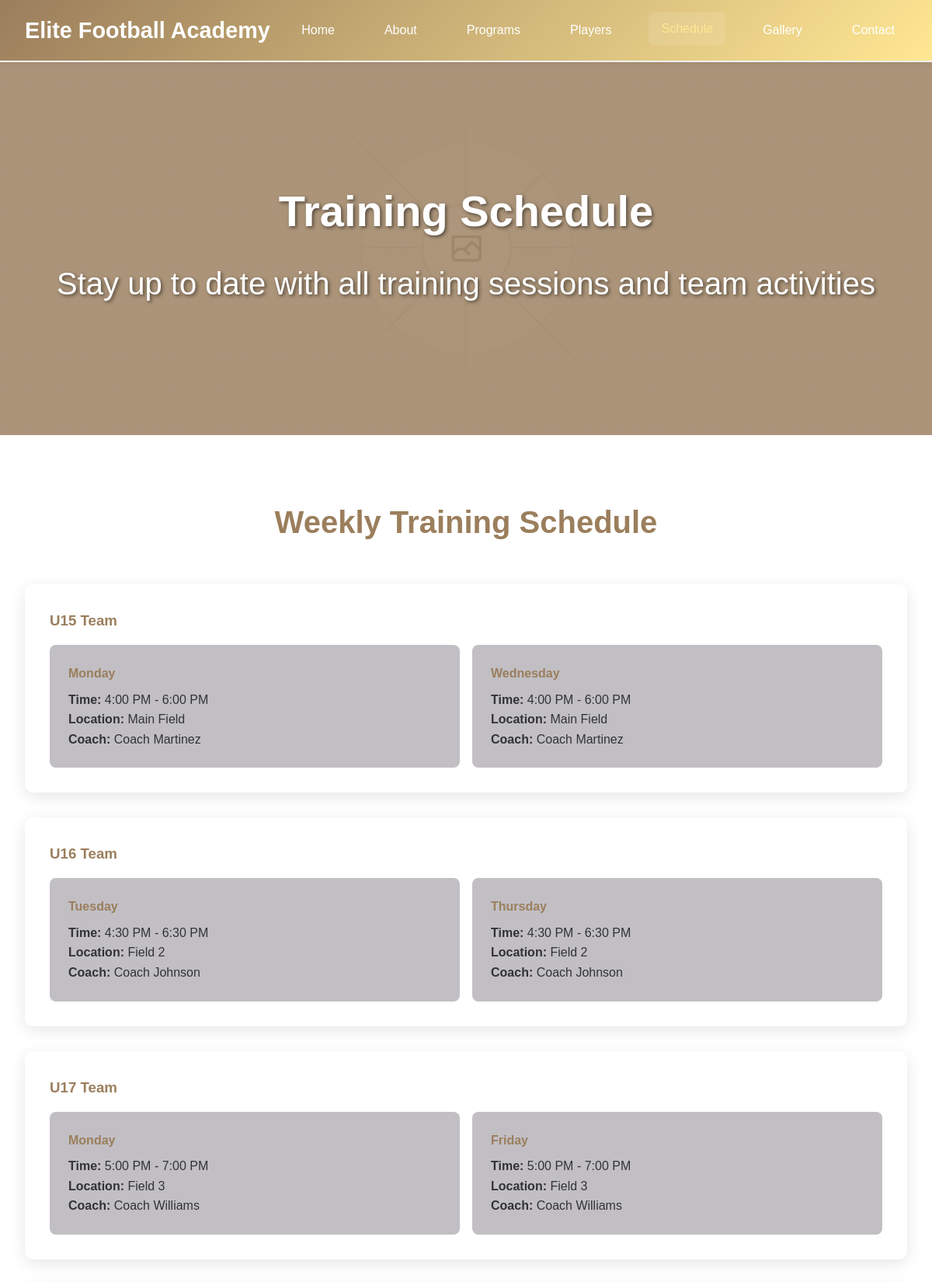
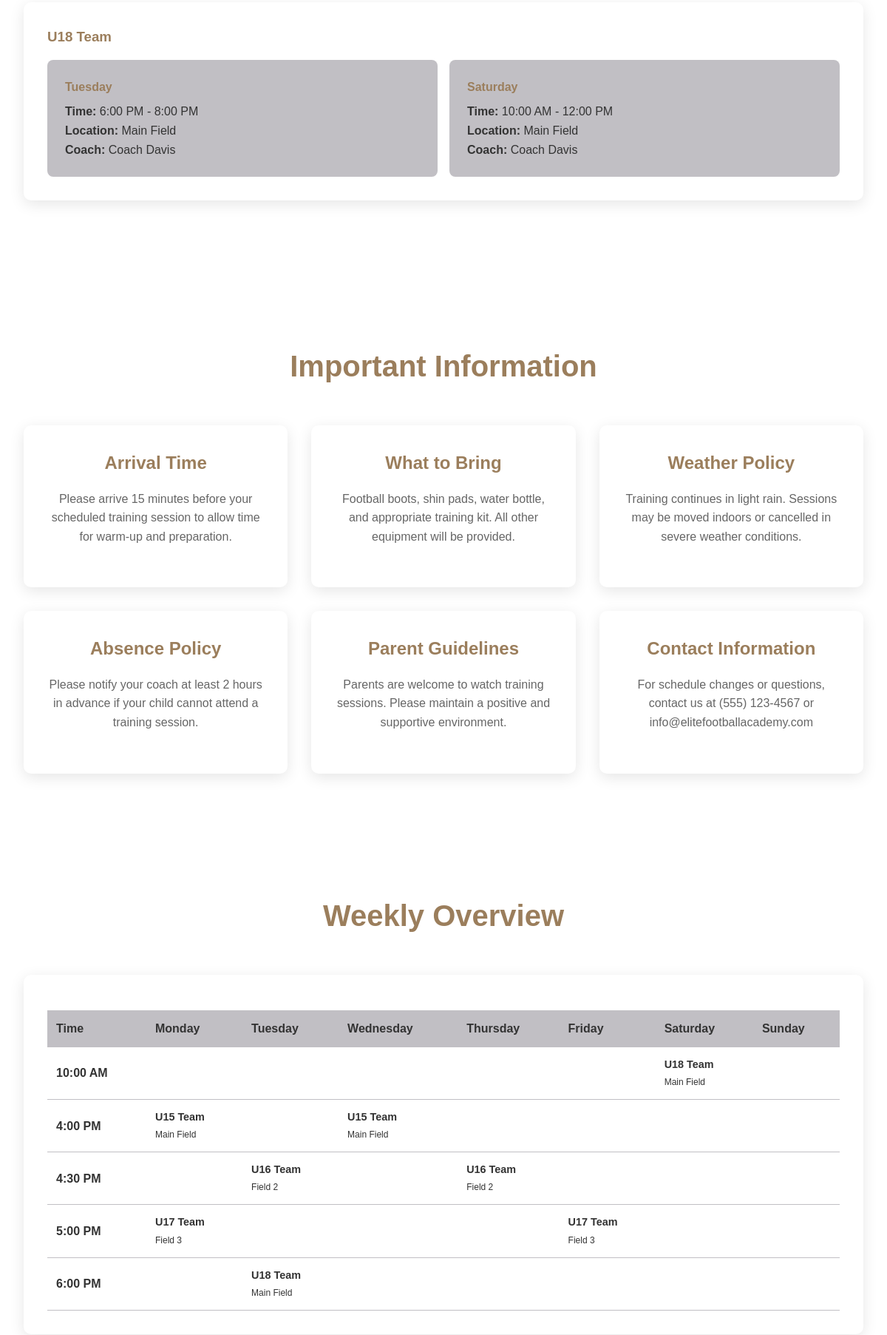
Page /schedule.php (upper part) on the committed database (2 pictures, top to bottom).
### tables this page shows
CREATE TABLE IF NOT EXISTS training_schedules (
    id INT AUTO_INCREMENT PRIMARY KEY,
    team VARCHAR(50) NOT NULL,
    day_of_week VARCHAR(20) NOT NULL,
    start_time TIME NOT NULL,
    end_time TIME NOT NULL,
    location VARCHAR(100) NOT NULL,
    coach VARCHAR(100) NOT NULL,
    created_at TIMESTAMP DEFAULT CURRENT_TIMESTAMP
);

### schedule.php (the view, shortened to what this page needs)
<?php
try {
    $pdo = getConnection();
    $stmt = $pdo->query("SELECT * FROM training_schedules ORDER BY team, FIELD(day_of_week, 'Monday', 'Tuesday', 'Wednesday', 'Thursday', 'Friday', 'Saturday', 'Sunday'), start_time");
    $schedules = $stmt->fetchAll(PDO::FETCH_ASSOC);
    $schedules_by_team = [];
    foreach ($schedules as $schedule) {
        $schedules_by_team[$schedule['team']][] = $schedule;
    }
} catch (PDOException $e) {
    $error = "Database error: " . $e->getMessage();
}
?>
<!DOCTYPE html>
<html lang="en">
<head>
    <link rel="stylesheet" href="assets/css/style.css">
</head>
<body>
    <header class="header">
        <nav class="nav-container">
            <a href="index.php" class="logo">Elite Football Academy</a>
            <ul class="nav-menu" id="nav-menu">
                <li><a href="index.php">Home</a></li>
                <li><a href="about.php">About</a></li>
                <li><a href="programs.php">Programs</a></li>
                <li><a href="players.php">Players</a></li>
                <li><a href="schedule.php" class="active">Schedule</a></li>
                <li><a href="gallery.php">Gallery</a></li>
                <li><a href="contact.php">Contact</a></li>
            </ul>
        </nav>
    </header>
    <section class="hero" style="height: 60vh;">
        <div class="hero-content">
            <h1>Training Schedule</h1>
            <p>Stay up to date with all training sessions and team activities</p>
        </div>
    </section>
    <section class="section">
        <div class="container">
            <h2 class="section-title">Weekly Training Schedule</h2>
            <?php if (!empty($schedules_by_team)): ?>
                <?php foreach ($schedules_by_team as $team => $team_schedules): ?>
                    <div class="admin-card" style="margin-bottom: 2rem;">
                        <h3 style="color: var(--bronze-brown); margin-bottom: 1rem;"><?php echo htmlspecialchars($team); ?></h3>
                        <div class="schedule-grid" style="display: grid; grid-template-columns: repeat(auto-fit, minmax(300px, 1fr)); gap: 1rem;">
                            <?php foreach ($team_schedules as $schedule): ?>
                                <div class="schedule-card" style="background: var(--light-lavender); padding: 1.5rem; border-radius: 8px;">
                                    <h4 style="color: var(--bronze-brown); margin-bottom: 0.5rem;">
                                        <?php echo htmlspecialchars($schedule['day_of_week']); ?>
                                    </h4>
                                    <p><strong>Time:</strong> <?php echo date('g:i A', strtotime($schedule['start_time'])); ?> - <?php echo date('g:i A', strtotime($schedule['end_time'])); ?></p>
                                    <p><strong>Location:</strong> <?php echo htmlspecialchars($schedule['location']); ?></p>
                                    <p><strong>Coach:</strong> <?php echo htmlspecialchars($schedule['coach']); ?></p>
                                </div>
                            <?php endforeach; ?>
                        </div>
                    </div>
                <?php endforeach; ?>
            <?php else: ?>
                <div class="section-subtitle">
                    <p>No training schedules available at the moment. Please check back later or contact us for more information.</p>
                </div>
            <?php endif; ?>
        </div>
    </section>
    <section class="section programs">
        <div class="container">
            <h2 class="section-title">Important Information</h2>
            <div class="programs-grid">
                <div class="program-card">
                    <h3>Arrival Time</h3>
                    <p>Please arrive 15 minutes before your scheduled training session to allow time for warm-up and preparation.</p>
                </div>
                <div class="program-card">
                    <h3>What to Bring</h3>
                    <p>Football boots, shin pads, water bottle, and appropriate training kit. All other equipment will be provided.</p>
                </div>
                <div class="program-card">
                    <h3>Weather Policy</h3>
                    <p>Training continues in light rain. Sessions may be moved indoors or cancelled in severe weather conditions.</p>
                </div>
                <div class="program-card">
                    <h3>Absence Policy</h3>
                    <p>Please notify your coach at least 2 hours in advance if your child cannot attend a training session.</p>
                </div>
                <div class="program-card">
                    <h3>Parent Guidelines</h3>
                    <p>Parents are welcome to watch training sessions. Please maintain a positive and supportive environment.</p>
                </div>
                <div class="program-card">
                    <h3>Contact Information</h3>
                    <p>For schedule changes or questions, contact us at (555) 123-4567 or info@elitefootballacademy.com</p>
                </div>
            </div>
        </div>
    </section>
    <section class="section">
        <div class="container">
            <h2 class="section-title">Weekly Overview</h2>
            <div class="admin-card">
                <div style="overflow-x: auto;">
                    <table class="admin-table">
                        <thead>
                            <tr>
                                <th>Time</th>
                                <th>Monday</th>
                                <th>Tuesday</th>
                                <th>Wednesday</th>
                                <th>Thursday</th>
                                <th>Friday</th>
                                <th>Saturday</th>
                                <th>Sunday</th>
                            </tr>
                        </thead>
                        <tbody>
                            <?php
                            $time_slots = [];
                            foreach ($schedules as $schedule) {
                                $start_time = $schedule['start_time'];
                                $time_slots[$start_time][$schedule['day_of_week']] = $schedule;
                            }
                            ksort($time_slots);
                            foreach ($time_slots as $time => $day_schedules):
                            ?>
                            <tr>
                                <td><strong><?php echo date('g:i A', strtotime($time)); ?></strong></td>
                                <?php
                                $days = ['Monday', 'Tuesday', 'Wednesday', 'Thursday', 'Friday', 'Saturday', 'Sunday'];
                                foreach ($days as $day):
                                ?>
                                <td>
                                    <?php if (isset($day_schedules[$day])): ?>
                                        <div style="font-size: 0.9rem;">
                                            <strong><?php echo htmlspecialchars($day_schedules[$day]['team']); ?></strong><br>
                                            <small><?php echo htmlspecialchars($day_schedules[$day]['location']); ?></small>
                                        </div>
                                    <?php endif; ?>
                                </td>
                                <?php endforeach; ?>
                            </tr>
                            <?php endforeach; ?>
                        </tbody>
                    </table>
                </div>
            </div>
        </div>
    </section>
</body>
</html>

### assets/css/style.css (style rules this page uses)
:root { --primary-gold: #ffe793; --bronze-brown: #9b7e5c; --light-lavender: #c1bfc4; --white: #ffffff; --dark-text: #333333; --light-text: #666666; }
* { margin: 0; padding: 0; box-sizing: border-box; }
body { font-family: "Arial", sans-serif; line-height: 1.6; color: var(--dark-text); background-color: var(--white); }
.header { background: linear-gradient(135deg, var(--bronze-brown), var(--primary-gold)); color: var(--white); padding: 1rem 0; position: fixed; width: 100%; top: 0; z-index: 1000; box-shadow: 0 2px 10px rgba(0, 0, 0, 0.1); transition: all 0.3s ease; }
.nav-container { max-width: 1200px; margin: 0 auto; display: flex; justify-content: space-between; align-items: center; padding: 0 2rem; position: relative; }
.logo { font-size: 1.8rem; font-weight: bold; text-decoration: none; color: var(--white); z-index: 1001; display: flex; align-items: center; gap: 0.5rem; }
.nav-menu { display: flex; list-style: none; gap: 2rem; margin: 0; padding: 0; align-items: center; }
.nav-menu li { position: relative; }
.nav-menu a { color: var(--white); text-decoration: none; font-weight: 500; padding: 0.5rem 1rem; border-radius: 5px; transition: all 0.3s ease; display: block; }
.nav-menu a:hover, .nav-menu a.active { background-color: rgba(255, 255, 255, 0.1); color: var(--primary-gold); transform: translateY(-2px); }
.nav-menu::before { content: ""; position: absolute; top: 0; left: 0; width: 100%; height: 100%; background: radial-gradient( circle at center, rgba(255, 231, 147, 0.1) 0%, transparent 70% ); pointer-events: none; opacity: 0; transition: opacity 0.3s ease; }
.hero { background: linear-gradient(rgba(155, 126, 92, 0.8), rgba(155, 126, 92, 0.8)), url("/placeholder.svg?height=600&width=1200"); background-size: cover; background-position: center; height: 100vh; display: flex; align-items: center; justify-content: center; text-align: center; color: var(--white); margin-top: 80px; }
.hero-content h1 { font-size: 3.5rem; margin-bottom: 1rem; text-shadow: 2px 2px 4px rgba(0, 0, 0, 0.5); }
.hero-content p { font-size: 2.5rem; margin-bottom: 1rem; text-shadow: 2px 2px 4px rgba(0, 0, 0, 0.5); text-align: center; }
.section { padding: 80px 0; }
.container { max-width: 1200px; margin: 0 auto; padding: 0 2rem; }
.section-title { text-align: center; font-size: 2.5rem; margin-bottom: 3rem; color: var(--bronze-brown); }
.programs-grid { display: grid; grid-template-columns: repeat(auto-fit, minmax(300px, 1fr)); gap: 2rem; }
.program-card { background: var(--white); padding: 2rem; border-radius: 10px; text-align: center; box-shadow: 0 5px 20px rgba(0, 0, 0, 0.1); transition: transform 0.3s ease; }
.program-card h3 { font-size: 1.5rem; margin-bottom: 1rem; color: var(--bronze-brown); }
.program-card p { color: var(--light-text); margin-bottom: 1.5rem; }
.admin-card { background: var(--white); padding: 2rem; border-radius: 10px; box-shadow: 0 5px 20px rgba(0, 0, 0, 0.1); margin-bottom: 2rem; }
.admin-table { width: 100%; border-collapse: collapse; margin-top: 1rem; }
.admin-table th, .admin-table td { padding: 12px; text-align: left; border-bottom: 1px solid var(--light-lavender); }
.admin-table th { background-color: var(--light-lavender); font-weight: bold; }
html { scroll-behavior: smooth; }
.table-responsive table { min-width: 600px; }

### rows in the picture
training_schedules: day_of_week "Monday", start_time "4:00 PM", end_time "6:00 PM", location "Main Field", coach "Coach Martinez", team "U15 Team"
training_schedules: day_of_week "Wednesday", start_time "4:00 PM", end_time "6:00 PM", location "Main Field", coach "Coach Martinez", team "U15 Team"
training_schedules: day_of_week "Tuesday", start_time "4:30 PM", end_time "6:30 PM", location "Field 2", coach "Coach Johnson", team "U16 Team"
training_schedules: day_of_week "Thursday", start_time "4:30 PM", end_time "6:30 PM", location "Field 2", coach "Coach Johnson", team "U16 Team"
training_schedules: day_of_week "Monday", start_time "5:00 PM", end_time "7:00 PM", location "Field 3", coach "Coach Williams", team "U17 Team"
training_schedules: day_of_week "Friday", start_time "5:00 PM", end_time "7:00 PM", location "Field 3", coach "Coach Williams", team "U17 Team"
training_schedules: day_of_week "Tuesday", start_time "6:00 PM", end_time "8:00 PM", location "Main Field", coach "Coach Davis", team "U18 Team"
training_schedules: day_of_week "Saturday", start_time "10:00 AM", end_time "12:00 PM", location "Main Field", coach "Coach Davis", team "U18 Team"

### other values in the picture
$team "U15 Team"
$team "U16 Team"
$team "U17 Team"
$team "U18 Team"
date('g:i A', strtotime($time)) "10:00 AM"
date('g:i A', strtotime($time)) "4:00 PM"
date('g:i A', strtotime($time)) "4:30 PM"
date('g:i A', strtotime($time)) "5:00 PM"
date('g:i A', strtotime($time)) "6:00 PM"
